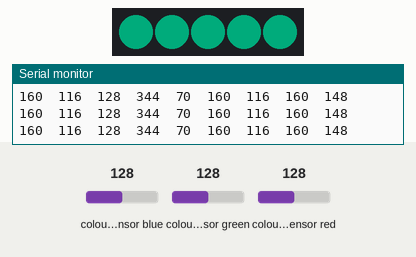
The sketch below on a simulated Arduino Nano, built with avr-gcc and run on an emulated ATmega328P. On the bench: 5 RGB LEDs in strip order, left to right, the last lines printed to the serial monitor. The test bench sets the inputs (shaded band); at power-on: colour sensor green 128, colour sensor blue 128, colour sensor red 128. Dim RGB values are drawn brighter than linear.

Above: at 1.2 s.
1.3 s: colour sensor green set to 191
At 2.5 s:
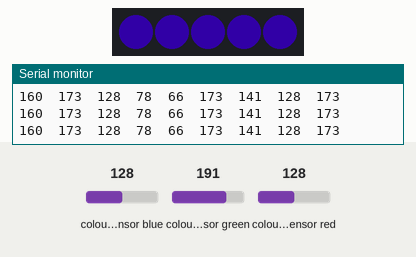
2.8 s: colour sensor blue set to 191
At 4.0 s:
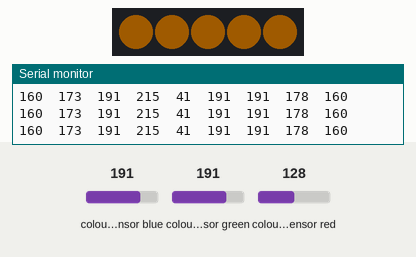
4.3 s: colour sensor red set to 5
At 5.2 s:
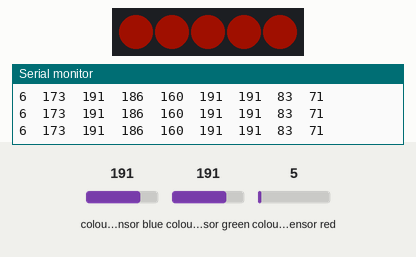
5.9 s: colour sensor blue set to 5
At 7.2 s:
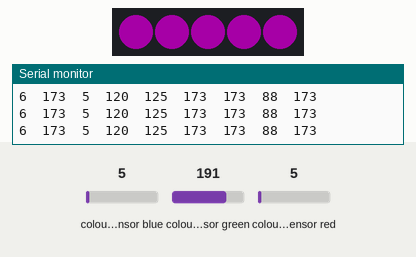
7.5 s: colour sensor green set to 5
At 8.0 s:
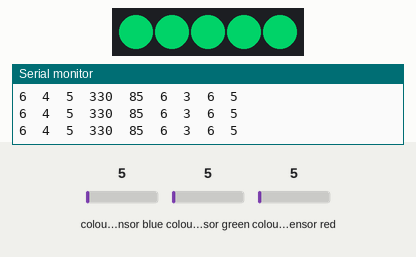
9.0 s: colour sensor red set to 64
At 10.4 s:
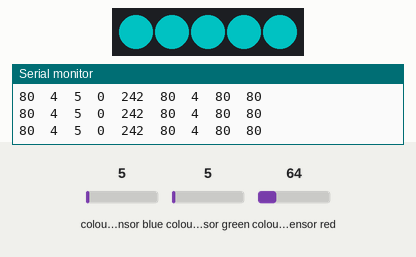
Timing chart, 0 to 11.5 s (numbered marks = the images above; inputs shaded):
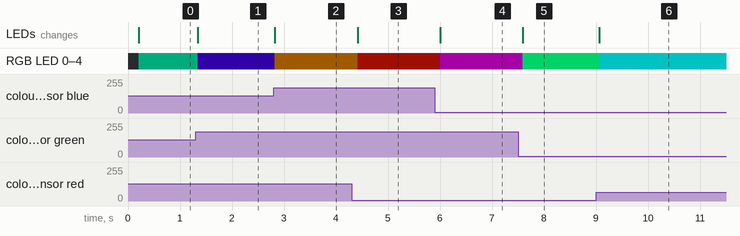

The sketch:

ColorInverter.ino
```cpp
/**
 * Target Platform Arduino Nano 33 IoT
 * TCS34725 Color sensor on I2C
 * Some NeoPixels on NEOPIN
 */

#include <Wire.h>
#include "Adafruit_TCS34725.h"
#include <Adafruit_NeoPixel.h>

#define NEOPIN 5
#define BRIGHTNESS 128 // 64 okay in the dark, 128 okay in sunlight?
#define NUM_PIXELS 5

#define _GAMMA_ 2.6
const int _GBASE_ = __COUNTER__ + 1; // Index of 1st __COUNTER__ ref below
#define _G1_ pow((__COUNTER__ - _GBASE_) / 255.0, _GAMMA_) * 255.0 + 0.5,
#define _G2_ _G1_ _G1_ _G1_ _G1_ _G1_ _G1_ _G1_ _G1_ // Expands to 8 items
#define _G3_ _G2_ _G2_ _G2_ _G2_ _G2_ _G2_ _G2_ _G2_ // Expands to 64 items
//const uint8_t PROGMEM gammaTable[] = { _G3_ _G3_ _G3_ _G3_ }; // 256 items

Adafruit_NeoPixel strip = Adafruit_NeoPixel(NUM_PIXELS, NEOPIN, NEO_GRB + NEO_KHZ800); // strip object

// our RGB -> eye-recognized gamma color
byte gammatable[256];
float hsv[3];
double hsv3[3];
float rgb[3];
boolean showReal = false;
boolean showLabels = false;

struct RGB_set {
 unsigned char r;
 unsigned char g;
 unsigned char b;
} RGB_set;

struct HSV_set {
 signed int h;
 unsigned char s;
 unsigned char v;
} HSV_set;

Adafruit_TCS34725 tcs = Adafruit_TCS34725(TCS34725_INTEGRATIONTIME_50MS, TCS34725_GAIN_4X);

void setup() {
  Serial.begin(115200);

  pinMode(NEOPIN, OUTPUT);

  strip.begin();

  strip.setBrightness(BRIGHTNESS); // set brightness

  if (!tcs.begin()) {
    while (true) {
    Serial.println("No TCS34725 found ... check your connection!");
      delay(100);
    }; // halt!
  }

  // thanks PhilB for this gamma table!
  // it helps convert RGB colors to what humans see
  for (int i=0; i<256; i++) {
    float x = i;
    x /= 255;
    x = pow(x, 2.5);
    x *= 255;
    gammatable[i] = x;
  }
}

// The commented out code in loop is example of getRawData with clear value.
// Processing example colorview.pde can work with this kind of data too, but It requires manual conversion to
// [0-255] RGB value. You can still uncomments parts of colorview.pde and play with clear value.
void loop() {
  float red, green, blue;

  tcs.setInterrupt(false);  // turn on LED

  delay(60);  // takes 50ms to read

  tcs.getRGB(&red, &green, &blue);

  // white balance correction:
  red *= 1.25;
  green /= 1.1;

  tcs.setInterrupt(true);  // turn off LED

  if (showLabels) { Serial.print("R:"); Serial.print('\t'); } Serial.print(int(red));
  if (showLabels) Serial.print("\tG:"); Serial.print('\t'); Serial.print(int(green));
  if (showLabels) Serial.print("\tB:"); Serial.print('\t'); Serial.print(int(blue));

  rgb2hsv2(256.0 / red, 256.0 / green, 256.0 / blue, hsv);

  int hue1 = (int(1530 * hsv[0])) % 1530; // normed to 1530
  int hue2 = (int(360.0 * hsv[0]) + 180) % 360; // normed to 0..360

  //Serial.print("\tH1:\t"); Serial.print(int(hue1));
  //Serial.print("\tH2:\t"); Serial.print(int(hue2));
  //Serial.print("\tS:\t"); Serial.print(hsv[1]);
  //Serial.print("\tV:\t"); Serial.print(hsv[2]);

  // display same color:
  // strip.setPixelColor(0, strip.Color(red, green, blue));

  //strip.setPixelColor(1, hsv2rgb(hue1, int(255.0 * hsv[1]), 255));

  hsv2rgb2(hsv[0], hsv[1], 1.0, rgb);
  int r = int(255.0 * rgb[0]);
  int g = int(255.0 * rgb[1]);
  int b = int(255.0 * rgb[2]);
  //strip.setPixelColor(2, strip.Color(r, g, b));

  // something is totally wrong here ... flickers around:
  //rgb2hsv3(1.0 * red / 256.0, 1.0 * green / 256.0, 1.0 * blue / 256.0, hsv3);
  //Serial.print("\tH3:\t"); Serial.print(int(hsv3[0]));
  //double hsv180 = 180.0 + hsv3[0];
  //while (hsv180 >= 360.0) hsv180 -= 360.0;
  //strip.setPixelColor(3, hsv2rgb3(hsv180, hsv3[1], hsv3[2]));

  struct RGB_set RGB;
  struct HSV_set HSV;
  RGB.r = red;
  RGB.g = green;
  RGB.b = blue;
  RGB2HSV4(RGB, &HSV);
  if (showLabels) Serial.print("\tH4:"); Serial.print('\t'); Serial.print(int(HSV.h));
  if (showLabels) Serial.print("\tS4:"); Serial.print('\t'); Serial.print(HSV.s);
  if (showLabels) Serial.print("\tV4:"); Serial.print('\t'); Serial.print(HSV.v);
  HSV.h = (HSV.h + 180) % 360;
  HSV2RGB4(HSV, &RGB);
  if (showLabels) Serial.print("\tR4:"); Serial.print('\t'); Serial.print(RGB.r);
  if (showLabels) Serial.print("\tG4:"); Serial.print('\t'); Serial.print(RGB.g);
  if (showLabels) Serial.print("\tB4:"); Serial.print('\t'); Serial.print(RGB.b);

  // direct conversion has never enough saturation
  // strip.setPixelColor(1, strip.Color(RGB.r, RGB.g, RGB.b));

  // save values
  int sat = HSV.s;
  int val = HSV.v;

  // saturation = full
  HSV.s = 255;
  HSV2RGB4(HSV, &RGB);
  //strip.setPixelColor(2, strip.Color(RGB.r, RGB.g, RGB.b));

  // inverse value (sat=full from previous) // BEST - choose this
  HSV.v = 255 - val;
  HSV2RGB4(HSV, &RGB);
  for (int i = 0; i < NUM_PIXELS; ++i) {
    strip.setPixelColor(i, strip.Color(RGB.r, RGB.g, RGB.b));
  }

  // inverse sat and value - okay, but often not saturated enough when "full" colors are the input
  //HSV.s = 255 - sat;
  //HSV.v = 255 - val;
  //HSV2RGB4(HSV, &RGB);
  //strip.setPixelColor(4, strip.Color(RGB.r, RGB.g, RGB.b));

  // zu krass, remove
  //HSV.v = 255;
  //HSV2RGB4(HSV, &RGB);
  //strip.setPixelColor(5, strip.Color(RGB.r, RGB.g, RGB.b));

  // FIXME: adjust sat? by relative delta of RGB...?

  strip.show();

  Serial.println();
}
```

RGB2HSV2.ino
```cpp
// SOURCE https://gist.github.com/postspectacular/2a4a8db092011c6743a7

// HSV->RGB conversion based on GLSL version
// expects hsv channels defined in 0.0 .. 1.0 interval
float fract(float x) { return x - int(x); }
float mix(float a, float b, float t) { return a + (b - a) * t; }
float step(float e, float x) { return x < e ? 0.0 : 1.0; }

float* hsv2rgb2(float h, float s, float b, float* rgb) {
  // h = hue; s = saturation; b = brightness
  rgb[0] = s * mix(1.0, constrain(abs(fract(h + 1.0) * 6.0 - 3.0) - 1.0, 0.0, 1.0), b);
  rgb[1] = s * mix(1.0, constrain(abs(fract(h + 0.6666666) * 6.0 - 3.0) - 1.0, 0.0, 1.0), b);
  rgb[2] = s * mix(1.0, constrain(abs(fract(h + 0.3333333) * 6.0 - 3.0) - 1.0, 0.0, 1.0), b);
  return rgb;
}

float* rgb2hsv2(float r, float g, float b, float* hsv) {
  float s = step(b, g);
  float px = mix(b, g, s);
  float py = mix(g, b, s);
  float pz = mix(-1.0, 0.0, s);
  float pw = mix(0.6666666, -0.3333333, s);
  s = step(px, r);
  float qx = mix(px, r, s);
  float qz = mix(pw, pz, s);
  float qw = mix(r, px, s);
  float d = qx - min(qw, py);
  hsv[0] = abs(qz + (qw - py) / (6.0 * d + 1e-10));
  hsv[1] = d / (qx + 1e-10);
  hsv[2] = qx;
  return hsv;
}
```

RGB2HSV3.ino
```cpp
// SOURCE https://stackoverflow.com/questions/3018313/algorithm-to-convert-rgb-to-hsv-and-hsv-to-rgb-in-range-0-255-for-both

void rgb2hsv3(double in_r, double in_g, double in_b, double* hsv3)
{
    double      min, max, delta;
    double out_h, out_s, out_v;

    min = in_r < in_g ? in_r : in_g;
    min = min  < in_b ? min  : in_b;

    max = in_r > in_g ? in_r : in_g;
    max = max  > in_b ? max  : in_b;

    out_v = max;                                // v
    delta = max - min;
    if (delta < 0.00001)
    {
        out_s = 0;
        out_h = 0; // undefined, maybe nan?
        return;
    }
    if( max > 0.0 ) { // NOTE: if Max is == 0, this divide would cause a crash
        out_s = (delta / max);                  // s
    } else {
        // if max is 0, then r = g = b = 0
        // s = 0, h is undefined
        out_s = 0.0;
        out_h = NAN;                            // its now undefined
        return;
    }
    if( in_r >= max )                           // > is bogus, just keeps compilor happy
        out_h = ( in_g - in_b ) / delta;        // between yellow & magenta
    else
    if( in_g >= max )
        out_h = 2.0 + ( in_b - in_r ) / delta;  // between cyan & yellow
    else
        out_h = 4.0 + ( in_r - in_g ) / delta;  // between magenta & cyan

    out_h *= 60.0;                              // degrees

    if( out_h < 0.0 )
        out_h += 360.0;

    hsv3[0] = out_h;
    hsv3[1] = out_s;
    hsv3[2] = out_v;
}

uint32_t hsv2rgb3(float h, float s, float v)
{
    double      hh, p, q, t, ff;
    long        i;
    double r, g, b;

    hh = h;
    if(hh >= 360.0) hh = 0.0;
    hh /= 60.0;
    i = (long)hh;
    ff = hh - i;
    p = v * (1.0 - s);
    q = v * (1.0 - (s * ff));
    t = v * (1.0 - (s * (1.0 - ff)));

    switch(i) {
    case 0:
        r = v;
        g = t;
        b = p;
        break;
    case 1:
        r = q;
        g = v;
        b = p;
        break;
    case 2:
        r = p;
        g = v;
        b = t;
        break;

    case 3:
        r = p;
        g = q;
        b = v;
        break;
    case 4:
        r = t;
        g = p;
        b = v;
        break;
    case 5:
    default:
        r = v;
        g = p;
        b = q;
        break;
    }
    int ro = int(255.0 * r);
    int go = int(255.0 * g);
    int bo = int(255.0 * b);

    return ((uint32_t)ro << 16) | ((uint16_t)go << 8) | bo;
}
```

RGB2HSV4.ino
```cpp
// SOURCE: https://www.ruinelli.ch/rgb-to-hsv


/*******************************************************************************
 * Function RGB2HSV
 * Description: Converts an RGB color value into its equivalen in the HSV color space.
 * Copyright 2010 by George Ruinelli
 * The code I used as a source is from http://www.cs.rit.edu/~ncs/color/t_convert.html
 * Parameters:
 *   1. struct with RGB color (source)
 *   2. pointer to struct HSV color (target)
 * Notes:
 *   - r, g, b values are from 0..255
 *   - h = [0,360], s = [0,255], v = [0,255]
 *   - NB: if s == 0, then h = 0 (undefined)
 ******************************************************************************/
void RGB2HSV4(struct RGB_set RGB, struct HSV_set *HSV){
 unsigned char min, max, delta;

 if(RGB.r<RGB.g)min=RGB.r; else min=RGB.g;
 if(RGB.b<min)min=RGB.b;

 if(RGB.r>RGB.g)max=RGB.r; else max=RGB.g;
 if(RGB.b>max)max=RGB.b;

 HSV->v = max;                // v, 0..255

 delta = max - min;                      // 0..255, < v

 if( max != 0 )
 HSV->s = (int)(delta)*255 / max;        // s, 0..255
 else {
 // r = g = b = 0        // s = 0, v is undefined
 HSV->s = 0;
 HSV->h = 0;
 return;
 }

 if( RGB.r == max )
 HSV->h = (RGB.g - RGB.b)*60/delta;        // between yellow & magenta
 else if( RGB.g == max )
 HSV->h = 120 + (RGB.b - RGB.r)*60/delta;    // between cyan & yellow
 else
 HSV->h = 240 + (RGB.r - RGB.g)*60/delta;    // between magenta & cyan

 if( HSV->h < 0 )
 HSV->h += 360;
}

/*******************************************************************************
 * Function HSV2RGB
 * Description: Converts an HSV color value into its equivalen in the RGB color space.
 * Copyright 2010 by George Ruinelli
 * The code I used as a source is from http://www.cs.rit.edu/~ncs/color/t_convert.html
 * Parameters:
 *   1. struct with HSV color (source)
 *   2. pointer to struct RGB color (target)
 * Notes:
 *   - r, g, b values are from 0..255
 *   - h = [0,360], s = [0,255], v = [0,255]
 *   - NB: if s == 0, then h = 0 (undefined)
 ******************************************************************************/
void HSV2RGB4(struct HSV_set HSV, struct RGB_set *RGB){
 int i;
 float f, p, q, t, h, s, v;

 h=(float)HSV.h;
 s=(float)HSV.s;
 v=(float)HSV.v;

 s /=255;

 if( s == 0 ) { // achromatic (grey)
 RGB->r = RGB->g = RGB->b = v;
 return;
 }

 h /= 60;            // sector 0 to 5
 i = floor( h );
 f = h - i;            // factorial part of h
 p = (unsigned char)(v * ( 1 - s ));
 q = (unsigned char)(v * ( 1 - s * f ));
 t = (unsigned char)(v * ( 1 - s * ( 1 - f ) ));

 switch( i ) {
 case 0:
 RGB->r = v;
 RGB->g = t;
 RGB->b = p;
 break;
 case 1:
 RGB->r = q;
 RGB->g = v;
 RGB->b = p;
 break;
 case 2:
 RGB->r = p;
 RGB->g = v;
 RGB->b = t;
 break;
 case 3:
 RGB->r = p;
 RGB->g = q;
 RGB->b = v;
 break;
 case 4:
 RGB->r = t;
 RGB->g = p;
 RGB->b = v;
 break;
 default:        // case 5:
 RGB->r = v;
 RGB->g = p;
 RGB->b = q;
 break;
 }
}
```

Measured:
- after the input at 1.3 s, RGB LED 0–4: RGB(0, 47, 34) → RGB(12, 0, 41) at once; the LEDs: change at once (image 1)
- after the input at 2.8 s, RGB LED 0–4: RGB(12, 0, 41) → RGB(32, 18, 0) at once; the LEDs: change at once (image 2)
- after the input at 4.3 s, RGB LED 0–4: RGB(32, 18, 0) → RGB(32, 3, 0) after 0.11 s; the LEDs: change after 0.11 s (image 3)
- after the input at 5.9 s, RGB LED 0–4: RGB(32, 3, 0) → RGB(41, 0, 41) after 0.10 s; the LEDs: change after 0.10 s (image 4)
- after the input at 7.5 s, RGB LED 0–4: RGB(41, 0, 41) → RGB(0, 125, 62) after 0.09 s; the LEDs: change after 0.09 s (image 5)
- after the input at 9.0 s, RGB LED 0–4: RGB(0, 125, 62) → RGB(0, 88, 88) after 0.06 s; the LEDs: change after 0.06 s (image 6)
